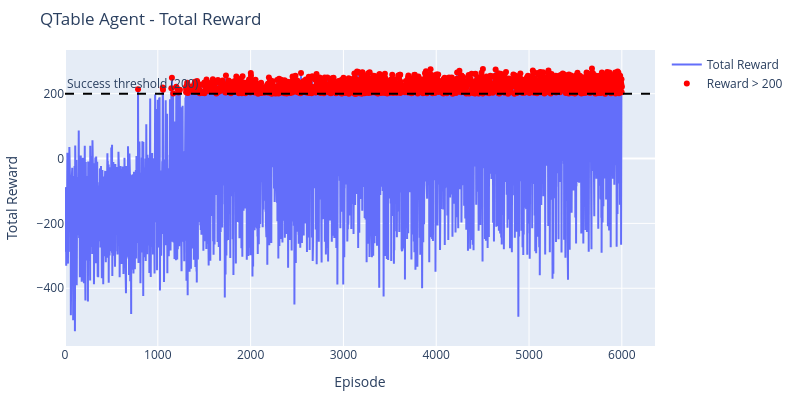

Write notebook code for a chart like this one.
### Code cell
fig = go.Figure()
fig.add_trace(go.Scatter(y=episode_rewards_q,mode="lines",name="Total Reward"))

fig.update_layout(
    title="QTable Agent - Total Reward",
    xaxis_title="Episode",
    yaxis_title="Total Reward",
    width=800,
    height=400,
    margin=dict(l=50, r=50, t=50, b=50)
)

fig.add_trace(
    go.Scatter(
        x=episodes_q[mask_q],
        y=episode_rewards_q[mask_q],
        mode="markers",
        name="Reward > 200",
        marker=dict(color="red", size=6)
    )
)

fig.add_hline(
    y=200,
    line_dash="dash",
    line_color="black",
    annotation_text="Success threshold (200)",
    annotation_position="top left"
)

fig.show()

### Figure 1 — Plotly figure (JSON) as saved in the notebook; plotly's stock layout.template omitted (floating-point values rounded to 4 significant figures; data arrays with more than 128 entries replaced by an {"elided": "..."} marker saying what was removed)
{"data": [{"mode": "lines", "name": "Total Reward", "type": "scatter", "y": {"elided": "6000 float values"}}, {"marker": {"color": "red", "size": 6}, "mode": "markers", "name": "Reward > 200", "type": "scatter", "x": {"elided": "1737 int values"}, "y": {"elided": "1737 float values"}}], "layout": {"annotations": [{"showarrow": false, "text": "Success threshold (200)", "x": 0, "xanchor": "left", "xref": "x domain", "y": 200, "yanchor": "bottom", "yref": "y"}], "height": 400, "margin": {"b": 50, "l": 50, "r": 50, "t": 50}, "shapes": [{"line": {"color": "black", "dash": "dash"}, "type": "line", "x0": 0, "x1": 1, "xref": "x domain", "y0": 200, "y1": 200, "yref": "y"}], "title": {"text": "QTable Agent - Total Reward"}, "width": 800, "xaxis": {"title": {"text": "Episode"}}, "yaxis": {"title": {"text": "Total Reward"}}}}
